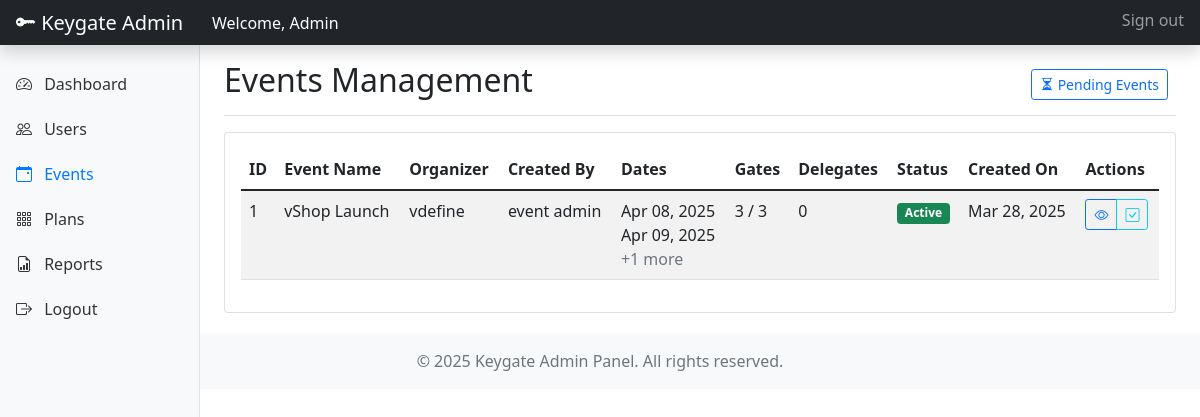
/admin/events.php (signed in), run on the app's committed database.
### tables this page shows
CREATE TABLE `events` (
  `id` int NOT NULL,
  `event_name` varchar(255) NOT NULL,
  `event_organiser` varchar(255) NOT NULL,
  `event_venue` text NOT NULL,
  `access_gates_required` int NOT NULL,
  `created_by` int NOT NULL,
  `status` enum('Active','Completed','Cancelled','Scheduled','Pending Approval') DEFAULT 'Pending Approval',
  `approved_by` int DEFAULT NULL,
  `created_at` timestamp NULL DEFAULT CURRENT_TIMESTAMP,
  `updated_at` timestamp NULL DEFAULT CURRENT_TIMESTAMP ON UPDATE CURRENT_TIMESTAMP
);

CREATE TABLE `users` (
  `id` int NOT NULL,
  `name` varchar(100) NOT NULL,
  `email` varchar(100) NOT NULL,
  `mobile` varchar(20) NOT NULL,
  `password` varchar(255) NOT NULL,
  `role` enum('Admin','keygate_staff','Event_admin') NOT NULL,
  `plan_id` int DEFAULT NULL,
  `activated` enum('yes','no') DEFAULT 'no',
  `created_at` timestamp NULL DEFAULT CURRENT_TIMESTAMP,
  `updated_at` timestamp NULL DEFAULT CURRENT_TIMESTAMP ON UPDATE CURRENT_TIMESTAMP,
  `default_staff_password` varchar(100) DEFAULT NULL
);

### admin/events.php (the view, shortened to what this page needs)
<?php
$conn = db_connect();
$sql = "SELECT e.*, u.name as creator_name
        FROM events e
        JOIN users u ON e.created_by = u.id
        ORDER BY e.created_at DESC";
$result = $conn->query($sql);
$events = [];
if ($result->num_rows > 0) {
    while ($row = $result->fetch_assoc()) {
        $dates_sql = "SELECT event_date FROM event_dates WHERE event_id = {$row['id']} ORDER BY event_date ASC";
        $dates_result = $conn->query($dates_sql);
        $dates = [];
        if ($dates_result->num_rows > 0) {
            while ($date_row = $dates_result->fetch_assoc()) {
                $dates[] = $date_row['event_date'];
            }
        }
        $row['dates'] = $dates;
        $gates_sql = "SELECT COUNT(*) as count FROM access_gates WHERE event_id = {$row['id']}";
        $gates_result = $conn->query($gates_sql);
        $row['gates_count'] = $gates_result->fetch_assoc()['count'];
        $delegates_sql = "SELECT COUNT(*) as count FROM event_delegates WHERE event_id = {$row['id']}";
        $delegates_result = $conn->query($delegates_sql);
        $row['delegates_count'] = $delegates_result->fetch_assoc()['count'];
        $events[] = $row;
    }
}
include '../includes/admin_header.php';
?>
<div class="container-fluid">
    <div class="row">
        <nav id="sidebar" class="col-md-3 col-lg-2 d-md-block bg-light sidebar">
            <div class="position-sticky pt-3">
                <ul class="nav flex-column">
                    <li class="nav-item">
                        <a class="nav-link" href="dashboard.php">
                            <i class="bi bi-speedometer2 me-2"></i> Dashboard
                        </a>
                    </li>
                    <li class="nav-item">
                        <a class="nav-link" href="users.php">
                            <i class="bi bi-people me-2"></i> Users
                        </a>
                    </li>
                    <li class="nav-item">
                        <a class="nav-link active" href="events.php">
                            <i class="bi bi-calendar-event me-2"></i> Events
                        </a>
                    </li>
                    <li class="nav-item">
                        <a class="nav-link" href="plans.php">
                            <i class="bi bi-grid-3x3-gap me-2"></i> Plans
                        </a>
                    </li>
                    <li class="nav-item">
                        <a class="nav-link" href="reports.php">
                            <i class="bi bi-file-earmark-bar-graph me-2"></i> Reports
                        </a>
                    </li>
                    <li class="nav-item">
                        <a class="nav-link" href="../logout.php">
                            <i class="bi bi-box-arrow-right me-2"></i> Logout
                        </a>
                    </li>
                </ul>
            </div>
        </nav>
        <main class="col-md-9 ms-sm-auto col-lg-10 px-md-4">
            <div class="d-flex justify-content-between flex-wrap flex-md-nowrap align-items-center pt-3 pb-2 mb-3 border-bottom">
                <h1 class="h2">Events Management</h1>
                <div class="btn-toolbar mb-2 mb-md-0">
                    <a href="pending_events.php" class="btn btn-sm btn-outline-primary me-2">
                        <i class="bi bi-hourglass-split"></i> Pending Events
                    </a>
                </div>
            </div>
            <div class="card">
                <div class="card-body">
                    <div class="table-responsive">
                        <table class="table table-striped table-hover">
                            <thead>
                                <tr>
                                    <th>ID</th>
                                    <th>Event Name</th>
                                    <th>Organizer</th>
                                    <th>Created By</th>
                                    <th>Dates</th>
                                    <th>Gates</th>
                                    <th>Delegates</th>
                                    <th>Status</th>
                                    <th>Created On</th>
                                    <th>Actions</th>
                                </tr>
                            </thead>
                            <tbody>
                                <?php if (empty($events)): ?>
                                    <tr>
                                        <td colspan="10" class="text-center">No events found.</td>
                                    </tr>
                                <?php else: ?>
                                    <?php foreach ($events as $event): ?>
                                        <tr>
                                            <td><?php echo $event['id']; ?></td>
                                            <td>
                                                <?php echo htmlspecialchars($event['event_name']); ?>
                                            </td>
                                            <td><?php echo htmlspecialchars($event['event_organiser']); ?></td>
                                            <td><?php echo htmlspecialchars($event['creator_name']); ?></td>
                                            <td>
                                                <?php if (!empty($event['dates'])): ?>
                                                    <?php foreach ($event['dates'] as $index => $date): ?>
                                                        <?php if ($index < 2): ?>
                                                            <?php echo date('M d, Y', strtotime($date)); ?><br>
                                                        <?php elseif ($index == 2): ?>
                                                            <span class="text-muted">+<?php echo (count($event['dates']) - 2); ?> more</span>
                                                            <?php break; ?>
                                                        <?php endif; ?>
                                                    <?php endforeach; ?>
                                                <?php else: ?>
                                                    <span class="text-muted">No dates</span>
                                                <?php endif; ?>
                                            </td>
                                            <td><?php echo $event['gates_count']; ?> / <?php echo $event['access_gates_required']; ?></td>
                                            <td><?php echo $event['delegates_count']; ?></td>
                                            <td>
                                                <span class="badge bg-<?php
                                                    if ($event['status'] == 'Active') echo 'success';
                                                    elseif ($event['status'] == 'Pending Approval') echo 'warning';
                                                    elseif ($event['status'] == 'Cancelled') echo 'danger';
                                                    elseif ($event['status'] == 'Completed') echo 'info';
                                                    else echo 'secondary';
                                                ?>">
                                                    <?php echo $event['status']; ?>
                                                </span>
                                            </td>
                                            <td><?php echo date('M d, Y', strtotime($event['created_at'])); ?></td>
                                            <td>
                                                <div class="btn-group">
                                                    <a href="view_event.php?id=<?php echo $event['id']; ?>" class="btn btn-sm btn-outline-primary">
                                                        <i class="bi bi-eye"></i>
                                                    </a>
                                                    <?php if ($event['status'] == 'Pending Approval'): ?>
                                                        <button type="button" class="btn btn-sm btn-outline-success" data-bs-toggle="modal" data-bs-target="#approveModal<?php echo $event['id']; ?>">
                                                            <i class="bi bi-check-circle"></i>
                                                        </button>
                                                        <button type="button" class="btn btn-sm btn-outline-danger" data-bs-toggle="modal" data-bs-target="#rejectModal<?php echo $event['id']; ?>">
                                                            <i class="bi bi-x-circle"></i>
                                                        </button>
                                                    <?php elseif ($event['status'] == 'Active'): ?>
                                                        <button type="button" class="btn btn-sm btn-outline-info" data-bs-toggle="modal" data-bs-target="#completeModal<?php echo $event['id']; ?>">
                                                            <i class="bi bi-check-square"></i>
                                                        </button>
                                                    <?php endif; ?>
                                                </div>
                                            </td>
                                        </tr>
                                    <?php endforeach; ?>
                                <?php endif; ?>
                            </tbody>
                        </table>
                    </div>
                </div>
            </div>
        </main>
    </div>
</div>
<?php
include '../includes/admin_footer.php';
?>

### includes/admin_header.php (style rules this page uses)
.sidebar { position: fixed; top: 0; bottom: 0; left: 0; z-index: 100; padding: 48px 0 0; box-shadow: inset -1px 0 0 rgba(0, 0, 0, .1); }
.sidebar .nav-link { font-weight: 500; color: #333; }
.sidebar .nav-link.active { color: #007bff; }
.nav-item { margin-bottom: 5px; }
.card { margin-bottom: 20px; }

### data on the page
events: id "1", event_name "vShop Launch", event_organiser "vdefine", created_by.name "event admin", date "Apr 08, 2025", date "Apr 09, 2025", count($event['dates']) - 2 "1", access_gates_required "3", delegates_count "0", status "Active", created_at "Mar 28, 2025"

### other printed values
$_SESSION['user_name'] "Admin"
